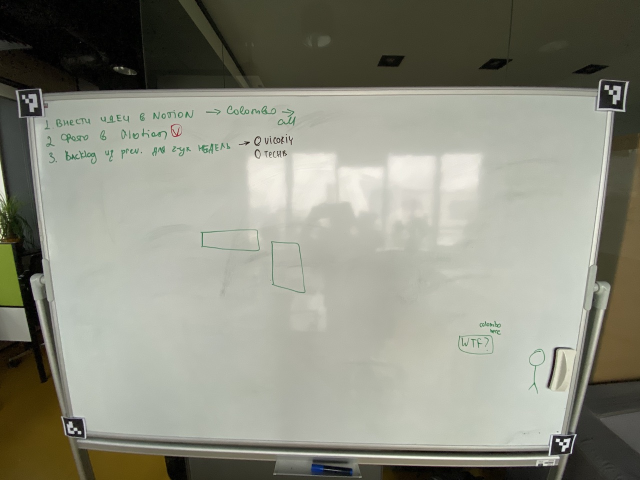
#> input picture IMG_0577.jpeg, 1280 x 960 px (shown at 1/2 size)
$ python -i board.py   (imports and definitions only)
#> lines starting #> are read from the running program, lines starting #| are printed output that depends on the picture; after the words box and inside, x2 and y2 are one past the last pixel; in counts of white or black regions, pixels touching at a corner belong together
#> further down, picture is the input picture: shape (960, 1280, 3); mean B, G, R 127.9, 141.2, 140.3
### util.py
import imutils
import numpy as np
import cv2

class Util:

    # Resize Image By Height + Keep Aspect Ratio
    @staticmethod
    def resize_image(frame, new_height = 300):
#> called with new_height = 300
        ratio = frame.shape[0] / new_height
#> ratio = 3.2
        small_frame = imutils.resize(frame, height = new_height)
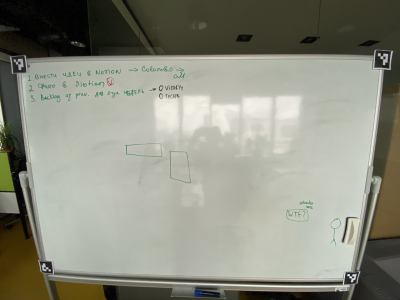
#> small_frame: shape (300, 400, 3); mean B, G, R 127.9, 141.2, 140.3

        return small_frame, ratio

    # Draw corners for debug purposes
    # [7 lines left out: function draw_corner_points, not called in this run]

    # Calculate distance between 2 points
    @staticmethod
    def calculate_distance(a, b):
        return np.sqrt(((b[0] - a[0]) ** 2) + ((b[1] - a[1]) ** 2))

    # [11 lines left out: function are_points_close, not called in this run]

### board.py

import imutils
import cv2
import sys
import cv2.aruco as aruco
import numpy as np
from util import Util

###### BIG BRAIN ALGORITHM IDEA ######
#
# 0. <- Play around with different values / test cases / contiditions
#
# 1. Try to detect using Aruco markers
#   1.1. (???) Instead of Aurco, detect bright markers in corner of boards
#   1.2. (???) Retro reflective material for IR camera
# 2. Try to detect using my board extraction algo
# 3. Try my board extraction algo, but with different parameters (??? calibration mode)
# 4. Try alternative extraction algo as last resort

class WhiteboardDetector:

    # TODO: Add debug mode on / off
    def __init__(self, debug = False, useAruco = True):
        self._isDebug = debug

        # Used for auto-detection, image threshold
        self._blockSize = 259 # 105
        self._C = -10 # -6

        self._blurSize = 5 # alt. 3, 7, 9 (depending on accuracy)

        self._sigmaValue = 0.02

        self._useAruco = useAruco

        self._oldCorners = None

    # [46 lines left out: functions crop_board, extract_corners_aruco, not called in this run]

    # Automaticaly Extract Whiteboard Corners
    def extract_corners_auto(self, big_frame):
        frame, ratio = Util.resize_image(big_frame)
#> ratio = 3.2

        ###### GRAYSCALE & BLUR IMAGE ######
        gray = cv2.cvtColor(frame, cv2.COLOR_BGR2GRAY)
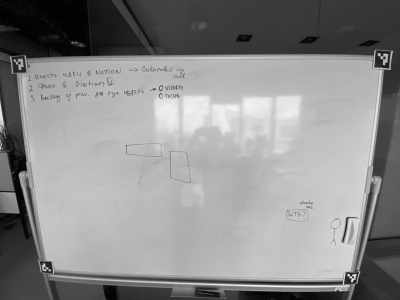
#> gray: shape (300, 400); min 0, max 247, mean 139.4
        gray = cv2.medianBlur(gray, self._blurSize)
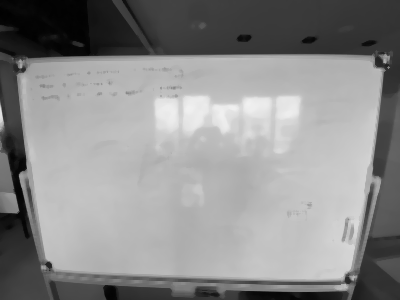
#> gray: shape (300, 400); min 1, max 241, mean 139.5

        # TODO: Alternative Bluring Strategies Test
        # gray = cv2.bilateralFilter(gray, 5, 17, 17)
        # gray = cv2.GaussianBlur(gray, (7, 7), 3)

        ###### Extract B&W IMAGE ######
        bw = cv2.adaptiveThreshold(gray, 255, cv2.ADAPTIVE_THRESH_GAUSSIAN_C, cv2.THRESH_BINARY, self._blockSize, self._C)
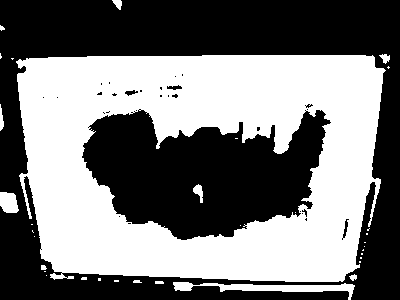
#> bw: shape (300, 400); 47.2% white; 34 white regions (23 under 20 px)

        # TODO: Alternative Threshold Strategy
        # (thresh, bw) = cv2.threshold(gray, 158, 255, cv2.THRESH_BINARY)

        if (self._isDebug):
            cv2.imshow('gray', gray)
            cv2.imshow('bw', bw)

        # [21 lines of commented-out code are left out]
        cnts = cv2.findContours(bw.copy(), cv2.RETR_EXTERNAL, cv2.CHAIN_APPROX_SIMPLE)
#> cnts = 30 contours, 23 with area under 20; largest, box (x1, y1, x2, y2) and area: (16, 55, 386, 282) 75420, (173, 282, 355, 300) 926, (0, 192, 19, 213) 292, (112, 0, 122, 10) 48, (379, 54, 390, 64) 47, (0, 104, 4, 131) 42, (349, 274, 357, 281) 24
        cnts = imutils.grab_contours(cnts)
        cnts = sorted(cnts, key = cv2.contourArea, reverse = True)

        screenCnt = None
        maxArea = 0

        # loop over our contours
        for c in cnts:
            # TODO: Turn color into constant
            cv2.drawContours(frame, [c], -1, (0, 255, 0))

            peri = cv2.arcLength(c, True)

            # TODO: Play around with sigma value more, for edge cases
            approx = cv2.approxPolyDP(c, self._sigmaValue * peri, True)

            # TODO: Turn color into constant
            cv2.drawContours(frame, [approx], -1, (255, 0, 0))

            area = cv2.contourArea(approx)
            if area > maxArea:
                maxArea = area
            else:
                continue

            # TODO: ++ Experiment how to extract more than 4 points polygon (approximation)
            #   Idea: Do a thing simmilar to aruco (get_corners_coords) function if shape is more than 4
            #           + make sure that shape is big enough to be a whiteboard (e.g. not super small)
            # TODO: ++ Find the biggest countour, not just first one
            if len(approx) == 4:
                # TODO: Turn color into constant
                cv2.drawContours(frame, [approx], -1, (0, 0, 255))
                screenCnt = approx

                # break
            elif len(approx) > 4:
                screenCnt = self.get_corners_coords(approx)
#> this loop made 30 passes
#> (peri, area, maxArea, screenCnt) on pass 1: (1452.7, 70615.5, 70615.5, [[385, 70], [19, 59], [50, 277], [342, 281]])
#> (peri, area) on passes 3, 4, 5, 7: (68.38, 300), (30.73, 46.5), (35.8, 47.5), (22.73, 26.5)
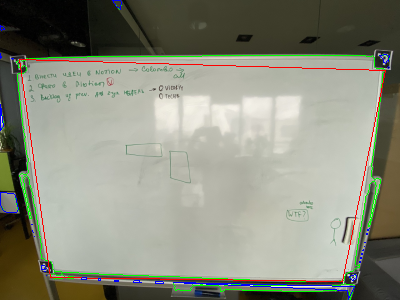
#> frame: shape (300, 400, 3); 2.76% of pixels changed, all inside (x1, y1, x2, y2) = (0, 0, 390, 300)
#> after the loop, maxArea = 70615.5
                # print(screenCnt)
                # cv2.drawContours(frame, [screenCnt], -1, (0, 0, 255))

        corners = self.get_corners_coords(screenCnt)
        corners *= ratio

        if (self._isDebug):
            Util.draw_corner_points(big_frame, corners)
            cv2.imshow('frame', big_frame)
            cv2.imshow('small', frame)

        return corners

    # Extract 4 edge points from shape
    def get_corners_coords(self, corners, size = -1):
#> called with corners = array of shape (4, 1, 2), size = -1
        board_corners = np.zeros((4, 2), dtype = "float32")

        np_corners = np.array(corners)
#> np_corners = [[385, 70], [19, 59], [50, 277], [342, 281]]
        # np_corners = np_corners.reshape(4*4, 2) # TODO: Auto adjust
        # np_corners = np_corners.reshape(4, 2)
        if (size == -1):
            np_corners = np_corners.reshape(len(corners), 2)
        else:
            np_corners = np_corners.reshape(size, 2)

        c_sum = np_corners.sum(axis = 1)
#> c_sum = [455, 78, 327, 623]
        board_corners[0] = np_corners[np.argmin(c_sum)] # Top Left
        board_corners[2] = np_corners[np.argmax(c_sum)] # Bottom Right

        c_dif = np.diff(np_corners, axis = 1)
#> c_dif = [-315, 40, 227, -61]
        board_corners[1] = np_corners[np.argmin(c_dif)] # Top Right
        board_corners[3] = np_corners[np.argmax(c_dif)] # Bottom Left

        return board_corners

    # Straigten Whiteboard Image
    # [58 lines left out: functions transform_image, cleanup_image, not called in this run]

>>> import cv2
>>> picture = cv2.imread('IMG_0577.jpeg')
>>> result = WhiteboardDetector().extract_corners_auto(picture)
#> in extract_corners_auto, `corners = self.get_corners_coords(screenCnt)`: corners = [[19, 59], [385, 70], [342, 281], [50, 277]]
#> in extract_corners_auto, `corners *= ratio`: corners = [[60.8, 188.8], [1232, 224], [1094.4, 899.2], [160, 886.4]]
#> result has the same summary as corners in extract_corners_auto

$ run again, on IMG_0579.jpeg
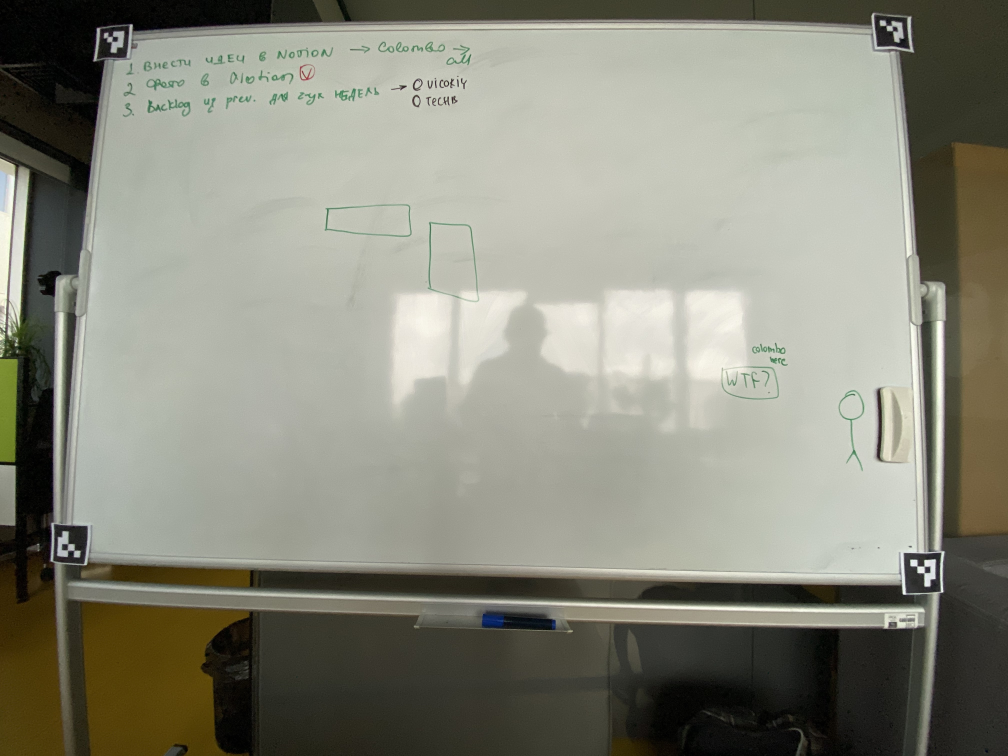
#> input picture IMG_0579.jpeg, 4032 x 3024 px (shown at 1/4 size)
#> picture is the input picture: shape (3024, 4032, 3); mean B, G, R 124.4, 137.7, 137.4
#> in extract_corners_auto, `frame, ratio = Util.resize_image(big_frame)`: ratio = 10.08
#> in extract_corners_auto, `bw = cv2.adaptiveThreshold(gray, 255, cv2.ADAPTIVE_THRESH_GAUSSIAN_C, ..`:
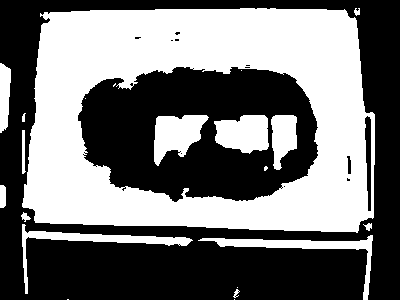
#> bw: shape (300, 400); 45.5% white; 21 white regions (7 under 20 px)
#> cnts = 14 contours, 5 with area under 20; largest, box (x1, y1, x2, y2) and area: (22, 8, 375, 233) 72149, (198, 235, 373, 300) 1344, (22, 224, 193, 294) 1244, (0, 63, 11, 133) 539, (0, 185, 6, 208) 106
#> the loop in extract_corners_auto, `for c in cnts:` made 14 passes
#> (peri, area, maxArea, screenCnt) on pass 1: (1149.6, 66261.5, 66261.5, [[355, 18], [40, 13], [22, 206], [357, 232]])
#> after the loop in extract_corners_auto, `for c in cnts:`:
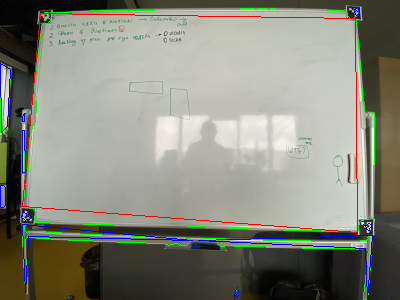
#> frame: shape (300, 400, 3); mean B, G, R 122.5, 136.7, 134.7
#> after the loop in extract_corners_auto, `for c in cnts:`: maxArea = 66261.5
#> np_corners = [[355, 18], [40, 13], [22, 206], [357, 232]]
#> c_sum = [373, 53, 228, 589]
#> c_dif = [-337, -27, 184, -125]
#> in extract_corners_auto, `corners = self.get_corners_coords(screenCnt)`: corners = [[40, 13], [355, 18], [357, 232], [22, 206]]
#> in extract_corners_auto, `corners *= ratio`: corners = [[403.2, 131], [3578.4, 181.4], [3598.6, 2338.6], [221.8, 2076.5]]
#> result has the same summary as corners in extract_corners_auto
